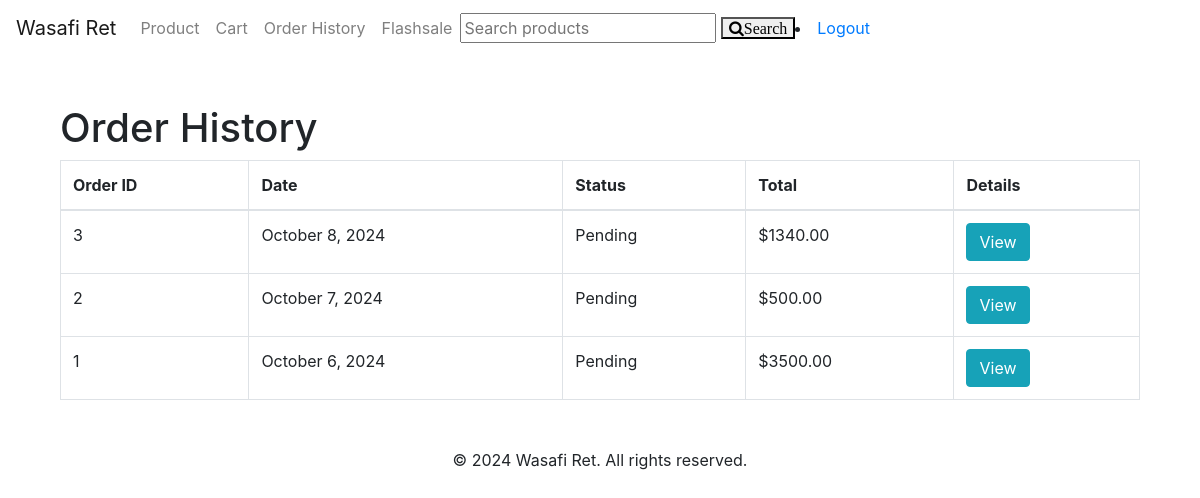
/orders/history/ (signed in), run on an earlier commit of the app's database.
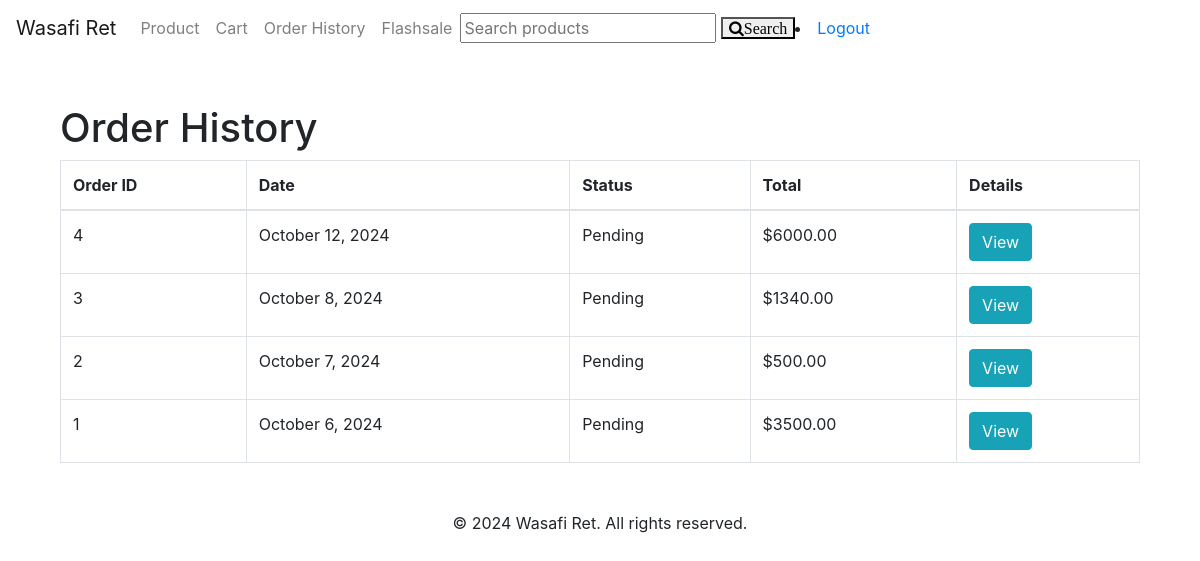
And on a later commit of the database.
### order/models.py (models this page shows, shortened)
class Order(models.Model):
    user = models.ForeignKey(User, on_delete=models.CASCADE)
    created_at = models.DateTimeField(auto_now_add=True)
    updated_at = models.DateTimeField(auto_now=True)
    status = models.CharField(max_length=20, choices=[('Pending', 'Pending'), ('Completed', 'Completed')], default='Pending')
    shipping_name = models.CharField(max_length=255)
    shipping_email = models.EmailField()
    phone_number = models.CharField(max_length=20)
    shipping_address = models.TextField()
    shipping_city = models.CharField(max_length=100)
    shipping_zip_code = models.CharField(max_length=20)
    def get_order_total(self):
        return sum(item.get_total() for item in self.items.all())

class OrderItem(models.Model):
    order = models.ForeignKey(Order, related_name='items', on_delete=models.CASCADE)
    product = models.ForeignKey(Product, on_delete=models.CASCADE)
    quantity = models.PositiveIntegerField()
    def get_total(self):
        return self.product.price * self.quantity

### WasafiRet/models.py (models this page shows, shortened)
class Product(models.Model):
    name=models.CharField(max_length=255)
    description=models.TextField()
    price=models.DecimalField(max_digits=10,decimal_places=2)
    stock=models.IntegerField()
    category=models.ForeignKey(Category,on_delete=models.CASCADE)
    is_active=models.BooleanField(default=True)
    image=models.ImageField(upload_to=',media/images',blank=True,null=True)

### order/views.py (the view)
# urls.py: path('history/', views.order_history, name='order_history'),
@login_required
def order_history(request):
    orders = Order.objects.filter(user=request.user).order_by('-created_at')
    return render(request, 'order/order_history.html', {'orders': orders})

### order/templates/order/order_history.html (shortened to what this page needs)
{% extends 'WasafiRet/base.html' %}
{% load static %}
{% block content %}
<div class="container mt-5">
    <h1>Order History</h1>
    {% if orders %}
    <table class="table table-bordered">
        <thead>
            <tr>
                <th>Order ID</th>
                <th>Date</th>
                <th>Status</th>
                <th>Total</th>
                <th>Details</th>
            </tr>
        </thead>
        <tbody>
            {% for order in orders %}
            <tr>
                <td>{{ order.id }}</td>
                <td>{{ order.created_at|date:"F j, Y" }}</td>
                <td>{{ order.status }}</td>
                <td>${{ order.get_order_total|floatformat:2 }}</td>
                <td><a href="{% url 'orders:order_confirmation' order.id %}" class="btn btn-info">View</a></td>
            </tr>
            {% endfor %}
        </tbody>
    </table>
    {% else %}
    <div class="alert alert-warning">You have no orders yet.</div>
    {% endif %}
</div>
{% endblock %}

What changed in the data, as far as the page shows it:
added Order: id "4", created_at "October 12, 2024", status "Pending", get_order_total "6000.00"
